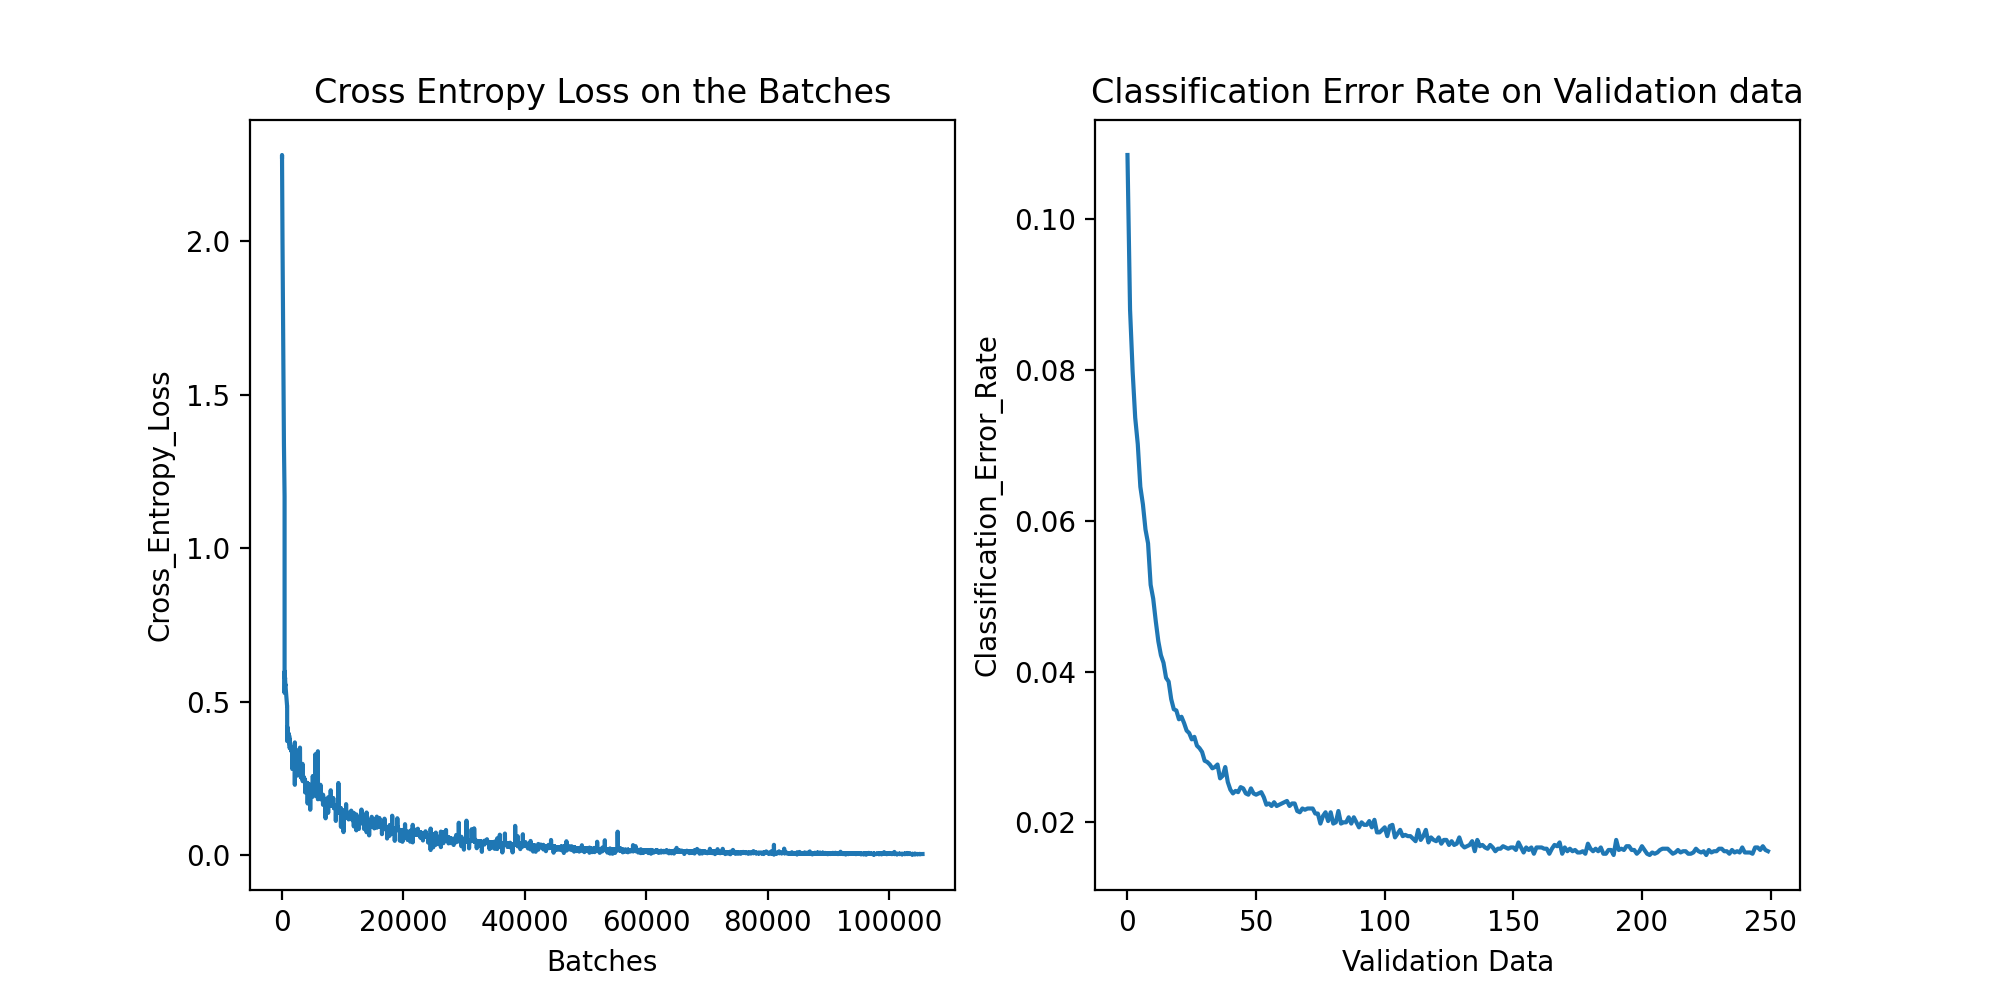

Here is the Python script that generated this plot:
# =============================================================================
# #
# #  Created on Thu. Oct. 21st 2021
# #
# #  ENSE 885AU: A03-Q3
# #
# #  @author: Jingkang Yang <yang242j@uregina.ca>
# #
# #  Execution Command: python A03yang242jQ3.py
# #
# #  Question Declaration:
# #
# #     Build a three layer feedforward network
# #     using Tensorflow on MNIST dataset
# #     1) The hidden layer h1 and h2 have dimension 500
# #     2) Train the network for 250 epochs
# #     3) Test the classification error
# #     4) No regularization
# #     5) Plot the cross entropy loss on the batches
# #     6) Plot the classification error on the validation data
# #
# =============================================================================
# IMPORTS
import os
import tensorflow as tf
import matplotlib.pyplot as plt


def plot_CEL_on_Batch(CEL_on_Batch, plot_index):
    plt.subplot(1, 2, plot_index)
    plt.plot(CEL_on_Batch)
    plt.title('Cross Entropy Loss on the Batches')
    plt.ylabel('Cross_Entropy_Loss')
    plt.xlabel('Batches')


def plot_ClassError_on_Valid(CLE, plot_index):
    plt.subplot(1, 2, plot_index)
    plt.plot(CLE)
    plt.title('Classification Error Rate on Validation data')
    plt.ylabel('Classification_Error_Rate')
    plt.xlabel('Validation Data')
    # plt.legend(['train', 'validation'], loc='upper left')


def build_model():
    # Define the model structure,
    # Input layer:          Flatten the normalized inout image
    # First hidden layer:   Dimension of 500, applied with relu activation function
    # Second hidden layer:  Dimension of 500, applied with relu activation function
    # Output layer:         10 predict labels, applied with softmax activation function,
    #                       converted to probabilities of 10 lables
    model = tf.keras.models.Sequential([
        tf.keras.layers.Flatten(input_shape=(28, 28)),
        tf.keras.layers.Dense(500, activation='relu'),
        tf.keras.layers.Dense(500, activation='relu'),
        tf.keras.layers.Dense(10, activation='softmax')
    ])

    # Compile the model with Stocastic Gradient Descent optimizer,
    #                        Sparse Categorical Cross Entropy Loss,
    #                        output the accuracy of prediction
    model.compile(optimizer='sgd',
                  loss='sparse_categorical_crossentropy',
                  metrics=['accuracy'])
        
    return model


def main():
    '''
    The main function
    '''
    # Get MNIST dataset from tensorflow datasets
    mnist = tf.keras.datasets.mnist

    # Data extraction
    (x_train, y_train), (x_test, y_test) = mnist.load_data()
    print(x_train.shape, y_train.shape, x_test.shape, y_test.shape)

    # Normalize the image dataset
    x_train, x_test = x_train / 255.0, x_test / 255.0

    # Build the model
    model = build_model()

    # Save the loss after each mini-batch, instead of saving the loss after each epochs
    batch_end_loss = list()
    class SaveBatchLoss(tf.keras.callbacks.Callback):
        def on_train_batch_end(self, batch, logs=None):
            batch_end_loss.append(logs['loss'])

    # Train or fit the model with the training images and labels,
    # using mini-batch of size 128 image per batch,
    # train the model for 250 epochs,
    # split 10% of the training sets as the validation sets
    HistoryObj = model.fit(
        x_train,
        y_train, 
        batch_size=128,
        epochs=250,
        validation_split=0.1,
        callbacks=[SaveBatchLoss()])

    print("Evaluating:")
    model.evaluate(x_test,  y_test, verbose=1)
    model.summary()

    # Define plot figure size, 2_inch_width by 1_inch_height
    plt.figure(figsize=(10, 5))
    # Plot the cross entropy loss on the batches
    CEL_on_Batch = batch_end_loss
    plot_CEL_on_Batch(CEL_on_Batch, 1)
    # Plot the classification error on the validation data
    CLE_on_val = [1-x for x in HistoryObj.history['val_accuracy']]
    plot_ClassError_on_Valid(CLE_on_val, 2)
    plt.show()
    # Clear the figure and axes
    plt.clf()
    plt.cla()


if __name__ == "__main__":
    # Supress the tensorflow warning messages
    # Adjust the verbosity by changing the value of TF_CPP_MIN_LOG_LEVEL:
    #     0 = all messages are logged(default behavior)
    #     1 = INFO messages are not printed
    #     2 = INFO and WARNING messages are not printed
    #     3 = INFO, WARNING, and ERROR messages are not printed
    os.environ['TF_CPP_MIN_LOG_LEVEL'] = '3'

    # Run the main function
    main()
